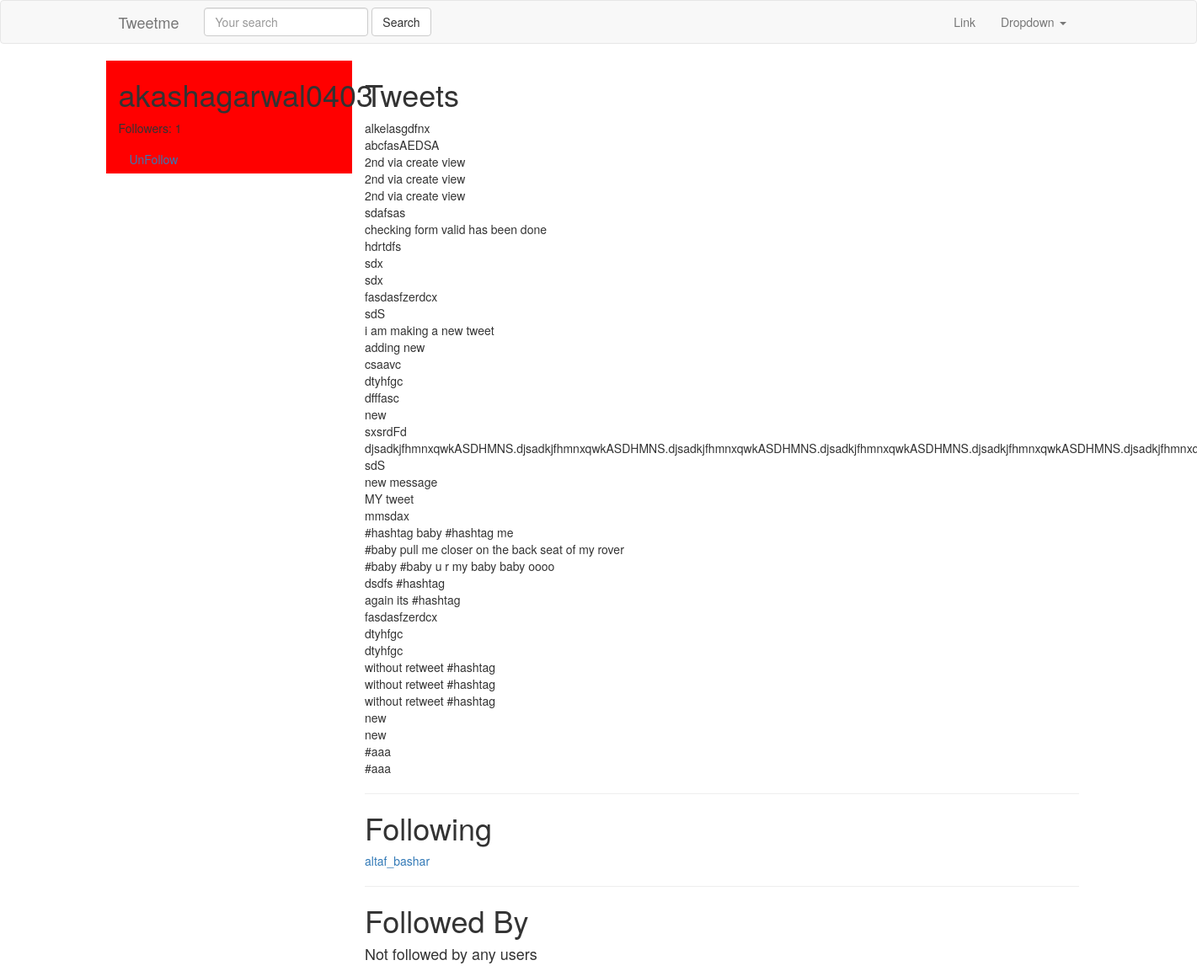
The app's page /akashagarwal0403/ (signed in), older data.
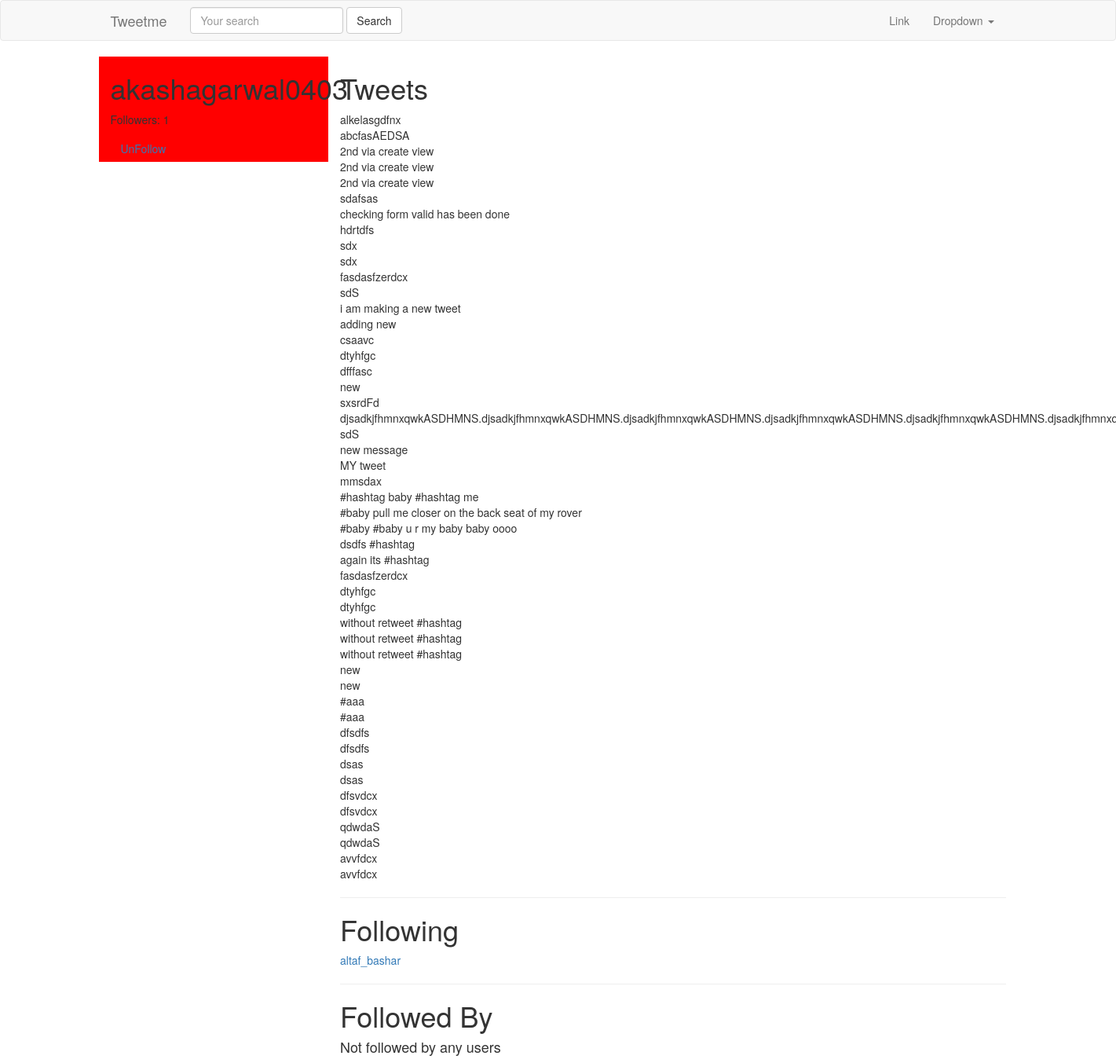
The same page, newer data.
### tweets/models.py (models this page shows, shortened)
class Tweet(models.Model):
    parent = models.ForeignKey("self" , on_delete = models.CASCADE , blank = True , null = True)
    user = models.ForeignKey(settings.AUTH_USER_MODEL , on_delete = models.CASCADE)
    content = models.CharField(max_length=140 , validators=[validate_content])
    timestamp = models.DateTimeField(auto_now_add=True)
    updated = models.DateTimeField(auto_now=True)
    objects = TweetManager()
    def __str__(self):
        return str(self.content)

### accounts/views.py (the view)
# urls.py: url(r'^(?P<username>[\w.@+-]+)/$', UserProfileView.as_view()  , name="user_profile"),
class UserProfileView(DetailView):
    queryset = User.objects.all()
    template_name = "account/user_detail.html"
    def get_object(self,*args,**kwargs):
        return get_object_or_404(User , username = self.kwargs.get("username"))
    def get_context_data(self,*args,**kwargs):
        context = super(UserProfileView , self).get_context_data(*args , **kwargs)
        toggle_user = get_object_or_404(User , username__iexact=self.kwargs.get("username"))
        is_following = UserModel.objects.is_following(self.request.user , toggle_user)
        context['is_following'] = is_following
        return context

### accounts/models.py (called while the page is built)
    def all(self):
        queryset = self.get_queryset().all()
        try:
            if self.instance:
                queryset = queryset.exclude(user = self.instance)
        except:
            pass
        return queryset

    def is_following(self , user , toggle_user):
        user_profile , created = UserModel.objects.get_or_create(user=user)
        if toggle_user in user_profile.following.all():
            return True
        else:
            return False

    def get_following(self):
        users = self.following.all()
        return users.exclude(username = self.user.username)

    def get_follow_url(self):
        return reverse("profile:follow" , kwargs={"username" : self.user.username})

### accounts/templates/account/user_detail.html
{% extends "base.html" %}
{% block content %}
<div class='row'>
    <div class='col-sm-3 col-xs-12' style='background-color:red;'>
        <h1>{{ object.username }} </h1>
        <p>Followers: {{ object.followed_by.count }}</p>
        <div>
            <a class='btn btn-link'  href="{{ object.profile.get_follow_url }}">
                {% if is_following %}UnFollow{% else %}Follow{% endif %}
            </a>
        </div>
    </div>
    <div class='col-sm-9 col-xs-12'>
         <h1>Tweets</h1>
         {% for tweet in object.tweet_set.all %}
         {{ tweet }}<br/>
         {% endfor %}
         <hr/>
          <h1>Following</h1>
             {% for user in object.profile.get_following %}
             <a href='/{{ user.username }}'>{{ user.username }}</a><br/>
             {% empty %}
             <h4>Not following any users</h4>
             {% endfor %}
          <hr/>
          <h1>Followed By</h1>
             {% for profile in object.followed_by.all %}
             <a href='/{{ profile.user.username }}'>{{ profile.user.username }}</a><br/>
             {% empty %}
             <h4>Not followed by any users</h4>
             {% endfor %}
     </div>
</div>
{% endblock content %}

Row changes from the older to the newer data that the page shows:
added Tweet: content "dfsdfs"
added Tweet: content "dfsdfs"
added Tweet: content "dsas"
added Tweet: content "dsas"
added Tweet: content "dfsvdcx"
added Tweet: content "dfsvdcx"
added Tweet: content "qdwdaS"
added Tweet: content "qdwdaS"
added Tweet: content "avvfdcx"
added Tweet: content "avvfdcx"
